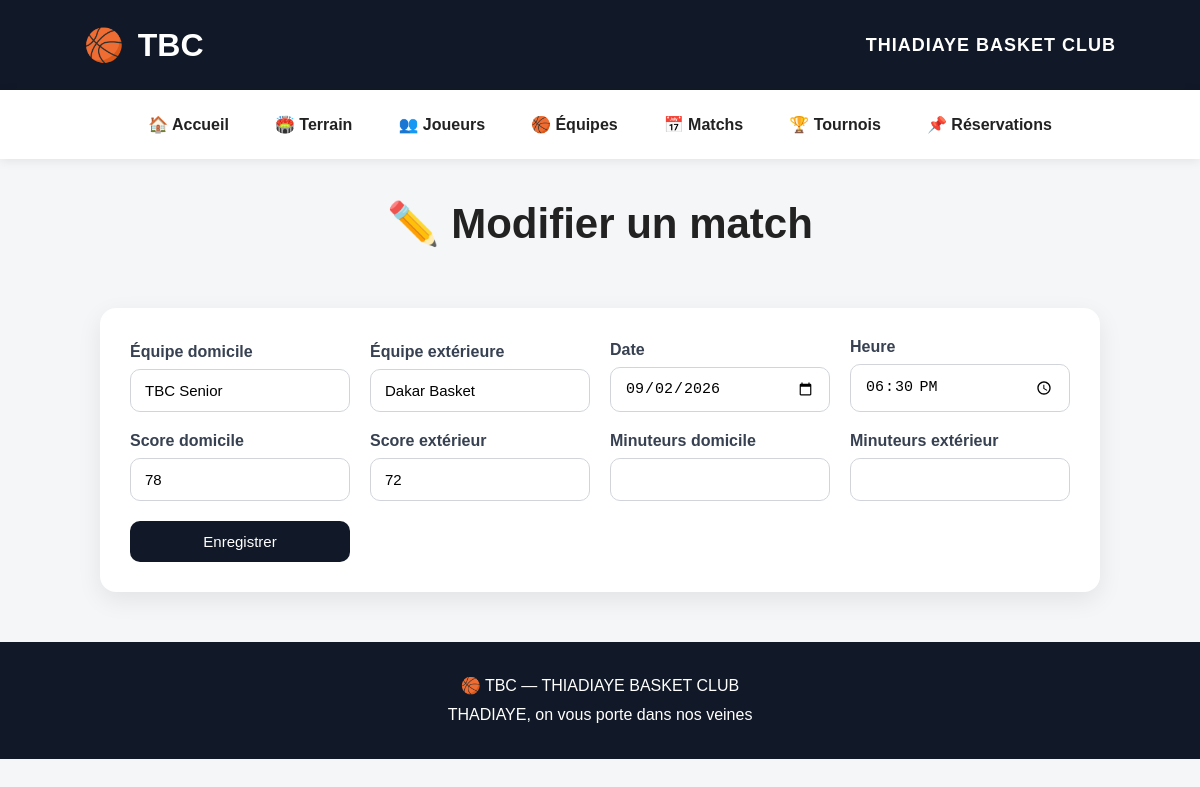
The page /matchs/modifier/1 on the database its author committed.
### tables this page shows
CREATE TABLE matchs (
            id INTEGER PRIMARY KEY AUTOINCREMENT,
            equipe_domicile TEXT NOT NULL,
            equipe_exterieure TEXT NOT NULL,
            date_match TEXT,
            heure TEXT,
            score_domicile INTEGER DEFAULT 0,
            score_exterieur INTEGER DEFAULT 0
        , tournoi_id INTEGER);

### app.py (the view, shortened to what this page needs)
@app.route("/matchs/modifier/<int:id>", methods=["GET", "POST"])
def modifier_match(id):
    connection = get_connection()
    match = connection.execute("SELECT * FROM matchs WHERE id = ?", (id,)).fetchone()
    if match is None:
        connection.close()
        return redirect(url_for("matchs"))
    connection.close()
    return render_template("modifier_match.html", match=match)

### database.py (called while the page is built)
def get_connection():
    os.makedirs(DATABASE_FOLDER, exist_ok=True)
    connection = sqlite3.connect(DATABASE_FILE)
    connection.row_factory = sqlite3.Row
    return connection

### templates/modifier_match.html (shortened to what this page needs)
{% extends "base.html" %}
{% block content %}
<section class="page-header">
    <h1>✏️ Modifier un match</h1>
</section>
<section class="info-box">
    <form method="post" class="form-grid">
        <div class="field">
            <label>Équipe domicile</label>
            <input type="text" name="equipe_domicile" value="{{ match.equipe_domicile }}" required>
        </div>
        <div class="field">
            <label>Équipe extérieure</label>
            <input type="text" name="equipe_exterieure" value="{{ match.equipe_exterieure }}" required>
        </div>
        <div class="field">
            <label>Date</label>
            <input type="date" name="date_match" value="{{ match.date_match or '' }}">
        </div>
        <div class="field">
            <label>Heure</label>
            <input type="time" name="heure" value="{{ match.heure or '' }}">
        </div>
        <div class="field">
            <label>Score domicile</label>
            <input type="number" name="score_domicile" value="{{ match.score_domicile }}">
        </div>
        <div class="field">
            <label>Score extérieur</label>
            <input type="number" name="score_exterieur" value="{{ match.score_exterieur }}">
        </div>
        <div class="field">
            <label>Minuteurs domicile</label>
            <input type="text" name="minuteurs_domicile" value="{{ match.minuteurs_domicile or '' }}">
        </div>
        <div class="field">
            <label>Minuteurs extérieur</label>
            <input type="text" name="minuteurs_exterieur" value="{{ match.minuteurs_exterieur or '' }}">
        </div>
        <div class="field form-submit">
            <button type="submit">Enregistrer</button>
        </div>
    </form>
</section>
{% endblock %}

### static/style.css (style rules this page uses)
* { margin: 0; padding: 0; box-sizing: border-box; }
body { font-family: Arial, Helvetica, sans-serif; background: #f4f6f8; color: #222; }
.page-header { text-align: center; padding: 40px 20px 20px; }
.page-header h1 { font-size: 42px; margin-bottom: 10px; }
.info-box, .card-panel { background: white; border-radius: 16px; box-shadow: 0 8px 25px rgba(0,0,0,0.08); padding: 30px; margin: 30px auto; max-width: 1000px; }
.form-grid { display: grid; grid-template-columns: repeat(auto-fit, minmax(220px, 1fr)); gap: 20px; align-items: end; }
.field { display: flex; flex-direction: column; gap: 8px; }
.field label { font-weight: bold; color: #374151; }
.field input, .field select, .field button { padding: 12px 14px; border: 1px solid #d1d5db; border-radius: 10px; font-size: 15px; }
.form-submit button, button { background: #111827; color: white; border: none; cursor: pointer; transition: 0.2s ease; }

### rows shown on the page
matchs: equipe_domicile "TBC Senior", equipe_exterieure "Dakar Basket", date_match "09/02/2026", heure "18:30", score_domicile "78", score_exterieur "72"
